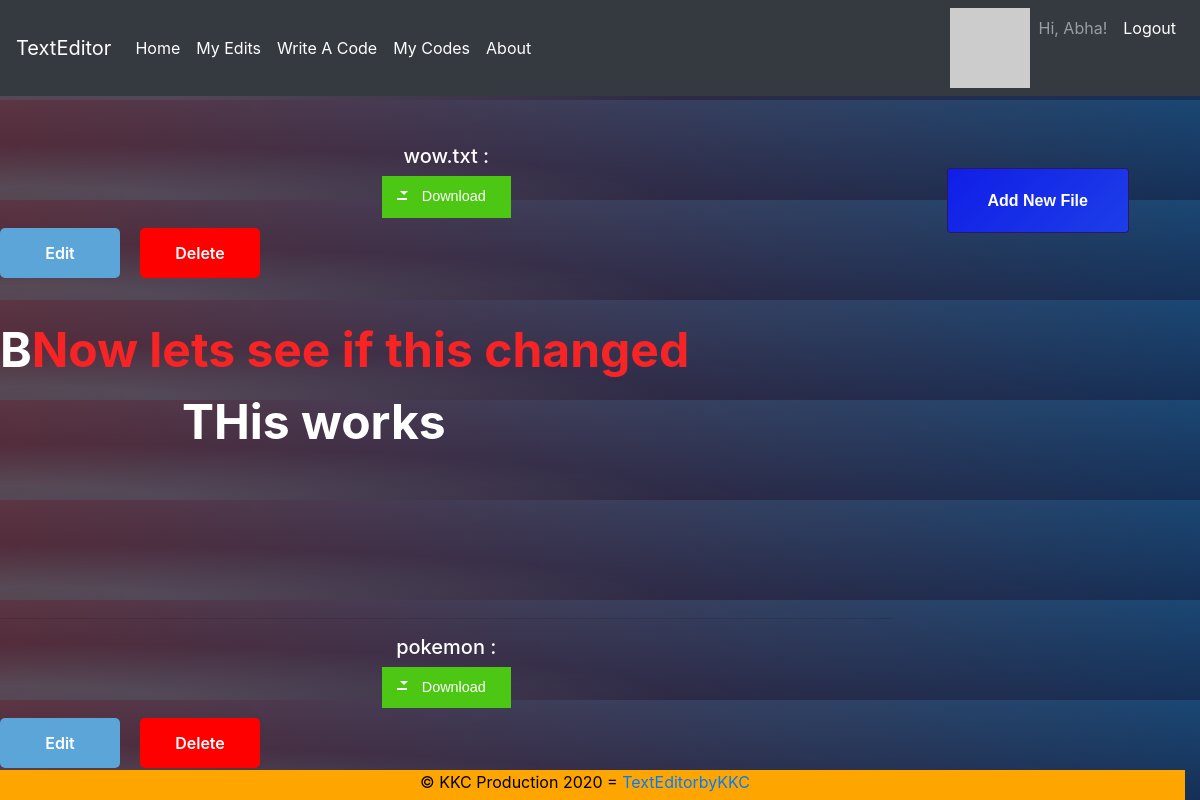
The app's page /myedits (signed in) with its own data.
### app/models.py (models this page shows, shortened)
class User(UserMixin, db.Model):
    id = db.Column(db.Integer, primary_key=True)
    username = db.Column(db.String(64), index=True, unique=True)
    email = db.Column(db.String(120), index=True, unique=True)
    password_hash = db.Column(db.String(128))
    posts = db.relationship('EditorData', backref='author', lazy='dynamic')
    codes = db.relationship('CodeData', backref='author', lazy='dynamic')
    def avatar(self, size):
        digest = md5(self.email.lower().encode('utf-8')).hexdigest()
        return 'https://www.gravatar.com/avatar/{}?d=identicon&s={}'.format(
            digest, size)

class EditorData(db.Model):
    id = db.Column(db.Integer, primary_key=True)
    name = db.Column(db.Text)
    extension= db.Column(db.Text)
    html= db.Column(db.Text)
    user_id = db.Column(db.Integer, db.ForeignKey('user.id'))

### app/routes.py (the view)
@app.route('/display')
@app.route('/myedits')
@login_required
def display():
    posts = EditorData.query.order_by(EditorData.id.desc()).filter_by(author=current_user).all()
    return render_template('myedits.html', posts=posts, title='My Edits')

### app/models.py (called while the page is built)
@login.user_loader
def load_user(id):
    return User.query.get(int(id))

### app/templates/myedits.html
{% extends "base.html" %}
{% block content %}
<br><br>
<div class="row">
  <div class="col-lg-9 col-md-9 col-sm-6" >
{% for post in posts %}
<div>
  <center>  <b><h5>{{ post.name }} :</h5></b><a href="/download/{{post.id}}" class="buttonDownload" download="{{post.name}}" >Download</a></center>
  <center>
    <a href="/edit/{{post.id}}" title="Edit" class="button btnFloat btnBlueGreen">Edit</a>  <a  href="/delete/{{post.id}}" title="Button slide purple" class="button btnSlide btnPurple">
    <span class="top" data-content="Delete">Delete</span>
    <span class="bottom" data-content="Edit">Sure?</span></a> </center> <br>
    <br> <br><br>
   {{post.html|safe}}
        <br><br><br><br><br>
        <br>
       <br>
       <hr>
</div>
{% endfor %}
</div>
<div class="col-lg-3 col-md-3 col-sm-3" >
  <a href="{{ url_for('index') }}" target="_blank" class="btn --animated">
    <span>Add New File</span>
  </a></div>
{% endblock %}

### app/templates/base.html (shortened to what this page needs)
<!DOCTYPE html>
<html lang="en">
<head>
    <link rel="stylesheet" href="https://stackpath.bootstrapcdn.com/bootstrap/4.1.3/css/bootstrap.min.css">
</head>
<body>
  <div class="fixed-top">
  <nav class="navbar navbar-expand-md navbar-dark bg-dark justify-content-end">
    <a class="navbar-brand" href="{{url_for('index')}}">TextEditor</a>
    <div class="collapse navbar-collapse" id="navbarSupportedContent">
      <ul class="navbar-nav ">
        <li class="nav-item active">
          <a class="nav-link" href="{{ url_for('index') }}">Home<span class="sr-only">(current)</span></a>
        </li>
        {% if current_user.is_anonymous %}
        <li class="nav-item active">
          <a class="nav-link" href="{{ url_for('login') }}">login</a>
        </li>
        {% else %}
        <li class="nav-item active">
          <a class="nav-link" href="/myedits">My Edits</a>
        </li>
        <li class="nav-item active">
          <a class="nav-link" href="/codingtab">Write A Code<span class="sr-only">(current)</span></a>
        </li>
        <li class="nav-item active">
          <a class="nav-link" href="/mycodes">My Codes</a>
        </li>
        <li class="nav-item active">
          <a class="nav-link" href="/about">About</a>
        </li>
      </ul>
    </div>
    <div class="collapse navbar-collapse flex-grow-0" id="navbarSupportedContent">
      <ul class="navbar-nav text-right">
      <li>
        <img src="{{ current_user.avatar(50) }}">
      </li>
      <li class="nav-item" >
        <a class="nav-link"> Hi, {{ current_user.username }}!</a></li>
        <li class="nav-item active">
           <a class="nav-link" href="{{ url_for('logout') }}">Logout</a></li>
        {% endif %}
      </ul>
    </div>
  </nav>
                {% block content %}      {% endblock %}
  </html>
<footer><center>© KKC Production 2020 =
  <a href="{{ url_for('index')}}"> TextEditorbyKKC</a> </center>
</footer>
</body>
</html>

### app/templates/base.html (style rules this page uses)
a.button { display: block; position: relative; float: left; width: 120px; padding: 0; margin: 10px 20px 10px 0; font-weight: 600; text-align: center; line-height: 50px; color: #FFF; border-radius: 5px; transition: all 0.2s ; }
.btnBlueGreen { background: #00AE68; }
.btnPurple { background: #A74982; }
.buttonDownload { display: inline-block; position: relative; padding: 10px 25px; background-color: #4CC713; color: white; font-family: sans-serif; text-decoration: none; font-size: 0.9em; text-align: center; text-indent: 15px; }
.buttonDownload:before, .buttonDownload:after { content: ' '; display: block; position: absolute; left: 15px; top: 52%; }
.buttonDownload:before { width: 10px; height: 2px; border-style: solid; border-width: 0 2px 2px; }
.buttonDownload:after { width: 0; height: 0; margin-left: 3px; margin-top: -7px; border-style: solid; border-width: 4px 4px 0 4px; border-color: transparent; border-top-color: inherit; animation: downloadArrow 2s linear infinite; animation-play-state: paused; }
.btnSlide .top { position: absolute; top: 0px; left: 0; width: 120px; height: 50px; background: #00AE68; z-index: 10; transition: all 0.2s ; border-radius: 5px; }
.btnSlide.btnPurple .top { background: red; }
.btnSlide .bottom { position: absolute; top: 0; left: 0; width: 120px; height: 50px; color: #000; z-index: 5; border-radius: 5px; }
.btnFloat { background: none; box-shadow: 0px 0px 0px 0px rgba(0, 0, 0, 0.5); }
.btnFloat:before { content: 'Edit'; display: block; position: absolute; top: 0; left: 0; width: 120px; height: 50px; border-radius: 5px; transition: all 0.2s ; }
.btnBlueGreen.btnFloat:before { background: rgb(91,165, 216); }
.btnFloat:before { box-shadow: 0px 0px 0px 0px rgba(0, 0, 0, 0.4); }
body { margin-top: 100px; display: flex; color: white; background: #092756; background: -moz-radial-gradient(0% 100%, ellipse cover, rgba(104,128,138,.4) 10%,rgba(138,114,76,0) 40%),-moz-linear-gradient(top, rgba(57,173,219,.25) 0%, rgba(42,60,87,.4) 100%), -moz-linear-gradient(-45deg, #670d10 0%, #092756 100%); background: -webkit-radial-gradient(0% 100%, ellipse cover, rgba(104,128,138,.4) 10%,rgba(138,114,76,0) 40%), -webkit-linear-gradient(top, rgba(57,173,219,.25) 0%,rgba(42,60,87,.4) 100%), -webkit-linear-gradient(-45deg, #670d10 0%,#092756 100%); background: -o-radial-gradient(0% 100%, ellipse cover, rgba(104,128,138,.4) 10%,rgba(138,114,76,0) 40%), -o-linear-gradient(top, rgba(57,173,219,.25) 0%,rgba(42,60,87,.4) 100%), -o-linear-gradient(-45deg, #670d10 0%,#092756 100%); background: -ms-radial-gradient(0% 100%, ellipse cover, rgba(104,128,138,.4) 10%,rgba(138,114,76,0) 40%), -ms-linear-gradient(top, rgba(57,173,219,.25) 0%,rgba(42,60,87,.4) 100%), -ms-linear-gradient(-45deg, #670d10 0%,#092756 100%); background: -webkit-radial-gradient(0% 100%, ellipse cover, rgba(104,128,138,.4) 10%,rgba(138,114,76,0) 40%), linear-gradient(to bottom, rgba(57,173,219,.25) 0%,rgba(42,60,87,.4) 100%), linear-gradient(135deg, #670d10 0%,#092756 100%); overflow: auto; }
footer { z-index: 999; position: fixed; bottom:0; width:100%; height:30px; background:orange; color:black; }
:root { --font: 1rem/1.2 "helvetica", sans-serif; --bg-hover: linear-gradient( 135deg, #101ee7 0%, #2654e9 20%, #62d6fa 37%, #fff 50%, #fc35ca 66%, #7559ff 72%, #101ee7 100% ); --btn-color: #2e175e; }
.btn { display: table; text-align: center; color: #ffffff; text-decoration: none; position: relative; font: var(--font); font-weight: bold; padding: 22px 40px; background-color: var(--btn-color); overflow: hidden; margin: 24px; }
.--animated { transition: all 1s; }
.--animated span { position: relative; z-index: 9; }
.--animated:after { height: 100%; width: 2000px; transition: all 1s; background: var(--bg-hover); }
.--animated:before { height: 26px; width: 100%; top: -50px; z-index: 10; opacity: 0; background-color: rgba(255, 255, 255, 0.15); }
.--animated:before, a:after { position: absolute; top: 0; left: 0; z-index: 7; display: block; content: ""; }

### records on screen
User: username "Abha"
EditorData: name "wow.txt", html "B Now lets see if this changed THis works"
EditorData: name "pokemon"
